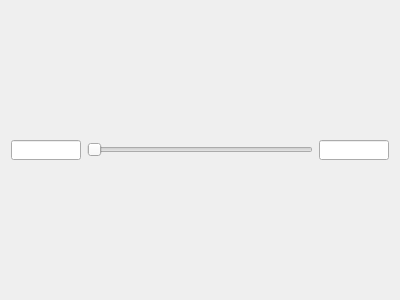
<?xml version="1.0" encoding="UTF-8"?>
<ui version="4.0">
 <class>DoubleSlider</class>
 <widget class="QWidget" name="DoubleSlider">
  <property name="geometry">
   <rect>
    <x>0</x>
    <y>0</y>
    <width>400</width>
    <height>300</height>
   </rect>
  </property>
  <property name="windowTitle">
   <string>Form</string>
  </property>
  <layout class="QHBoxLayout" name="horizontalLayout">
   <item>
    <widget class="QLineEdit" name="le_left">
     <property name="minimumSize">
      <size>
       <width>70</width>
       <height>20</height>
      </size>
     </property>
     <property name="maximumSize">
      <size>
       <width>70</width>
       <height>20</height>
      </size>
     </property>
    </widget>
   </item>
   <item>
    <widget class="QxtSpanSlider" name="db_slider">
     <property name="orientation">
      <enum>Qt::Horizontal</enum>
     </property>
    </widget>
   </item>
   <item>
    <widget class="QLineEdit" name="le_right">
     <property name="minimumSize">
      <size>
       <width>70</width>
       <height>20</height>
      </size>
     </property>
     <property name="maximumSize">
      <size>
       <width>70</width>
       <height>20</height>
      </size>
     </property>
    </widget>
   </item>
  </layout>
 </widget>
 <customwidgets>
  <customwidget>
   <class>QxtSpanSlider</class>
   <extends>QSlider</extends>
   <header>QxtSpanSlider.h</header>
  </customwidget>
 </customwidgets>
 <resources/>
 <connections/>
</ui>
